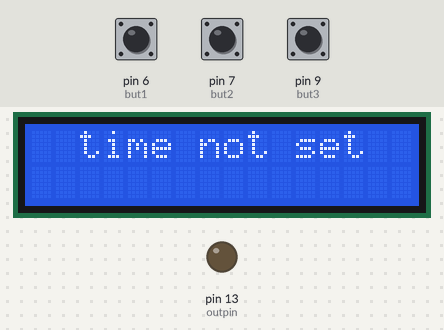
The sketch below on a simulated Arduino Uno, built with avr-gcc and run on an emulated ATmega328P. Parts: 16×2 character LCD, output pins drawn as LEDs (lit = HIGH). Inputs (shaded band) come from the test bench; at power-on: pin 6 (but1) HIGH, pin 9 (but3) LOW, pin 7 (but2) HIGH.

Above: at 2.1 s.
3.3 s: pin 6 (but1) pulled LOW for 1 s
At 5.5 s:
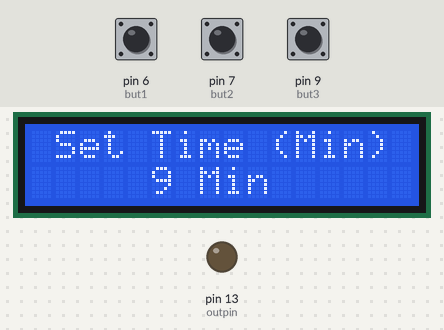
5.8 s: pin 9 (but3) pulled HIGH for 0.15 s
At 6.4 s:
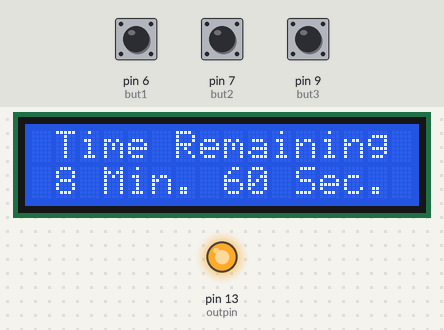
Timing chart, 0 to 8.8 s (numbered marks = the images above; inputs shaded):
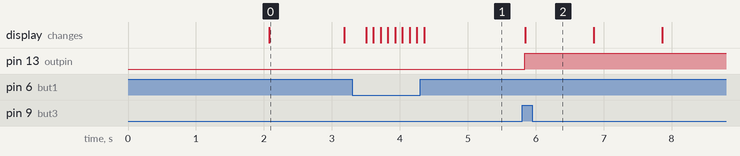

The sketch:

exposure_timer.ino
```cpp
#define but1 6
#define but2 7
#define but3 9
#define outpin 13

#include <LiquidCrystal595.h>    // include the library
LiquidCrystal595 lcd(2,3,4);     // datapin, latchpin, clockpin
                                 // lcd(datapin, latchpin, clockpin)

int up = 0;
int down = 0;
int  start_stop = 0;

int state = HIGH;      // the current state of the output pin
int reading;           // the current reading from the input pin
int previous = LOW;    // the previous reading from the input pin
long time = 0;         // the last time the output pin was toggled
long debounce = 200;   // the debounce time, increase if the output flickers

void setup()
{
  pinMode(but1, INPUT);
  pinMode(but2, INPUT);
  pinMode(but3, INPUT);
  pinMode(outpin, OUTPUT);

  lcd.begin(16, 2);
  lcd.clear();
  lcd.print(" Exposure Timer");
  lcd.setCursor(0, 1);
  lcd.print(" v1.0 by R.J.L.  ");
  delay(2000);

}

unsigned int time_val = 0 ;
int x, x1;


void button_read()
{
  up = digitalRead(but1);
  down = digitalRead(but2);
  reading = digitalRead(but3);
}

void button_select()
{
  if(up == LOW)
     {
      time_val++;
      delay(1);
     }

   if(down == LOW)
     {
      time_val--;
      delay(1);
     }

   if(up == LOW && down == LOW)
     {
       time_val = 0;
       delay(1);
     }

   if(time_val == 65535 || time_val == 61)
   {
     time_val = 0;
   }


}

void latch_sw()
{
    if (reading == HIGH && previous == LOW && millis() - time > debounce)
      {
        if (state == HIGH)

           state = LOW;

          else
          state = HIGH;

          time = millis();
  }


  previous = reading;
}
void loop()
{


  lcd.clear();
  lcd.setCursor(0, 0);
  lcd.print(" Set Time (Min)");
  lcd.setCursor(0,1);
  lcd.print("     ");
  lcd.print(time_val);
  lcd.print(" Min");

  button_read();
  button_select();
  latch_sw();

  while(state == HIGH)
  {
    digitalWrite(outpin, state);

     if(time_val !=0 && state == HIGH)
     {
            time_val--;

            for(int x = 60 ; x != 0 ; x--)
            {
             lcd.clear();
             lcd.print(" Time Remaining");
             lcd.setCursor(0,1);
             lcd.print(" ");
             lcd.print(time_val);
             lcd.print(" Min. ");
             lcd.print(x);
             lcd.print(" Sec. ");
             delay(1000);
            }

            if(time_val == 0 && x == 0)
            {
             time_val = 0;
             state = LOW;
             digitalWrite(outpin, state);
             lcd.clear();
             lcd.print("      STOP      ");
             delay(1000);
            }
     }

     else if(time_val == 0 && state == HIGH)
     {
       lcd.clear();
       lcd.setCursor(0, 0);
       lcd.print("  time not set");
       digitalWrite(outpin, LOW);
       delay(1000);
       state = LOW;
       time_val = 0;
     }


  }


delay(100);
}
```

Measured:
- after the input at 3.3 s, the display: first changes after 0.20 s (image 1 shows a later state)
- after the input at 5.8 s, pin 13 (outpin): LOW → HIGH at once; the display: changes after 0.05 s (image 2)
- what the display in image 0 shows lasts 1.1 s, from 2.1 s to 3.2 s
